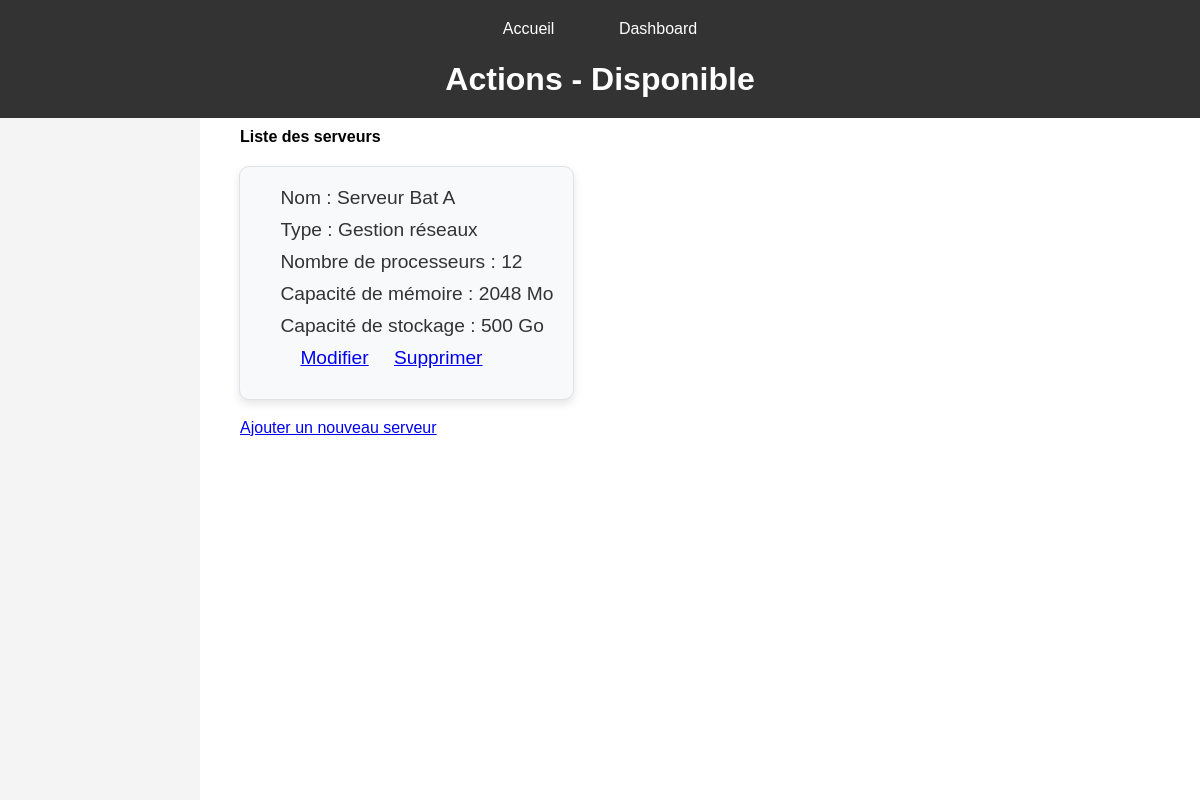
Before: /servers/ with the older database file.
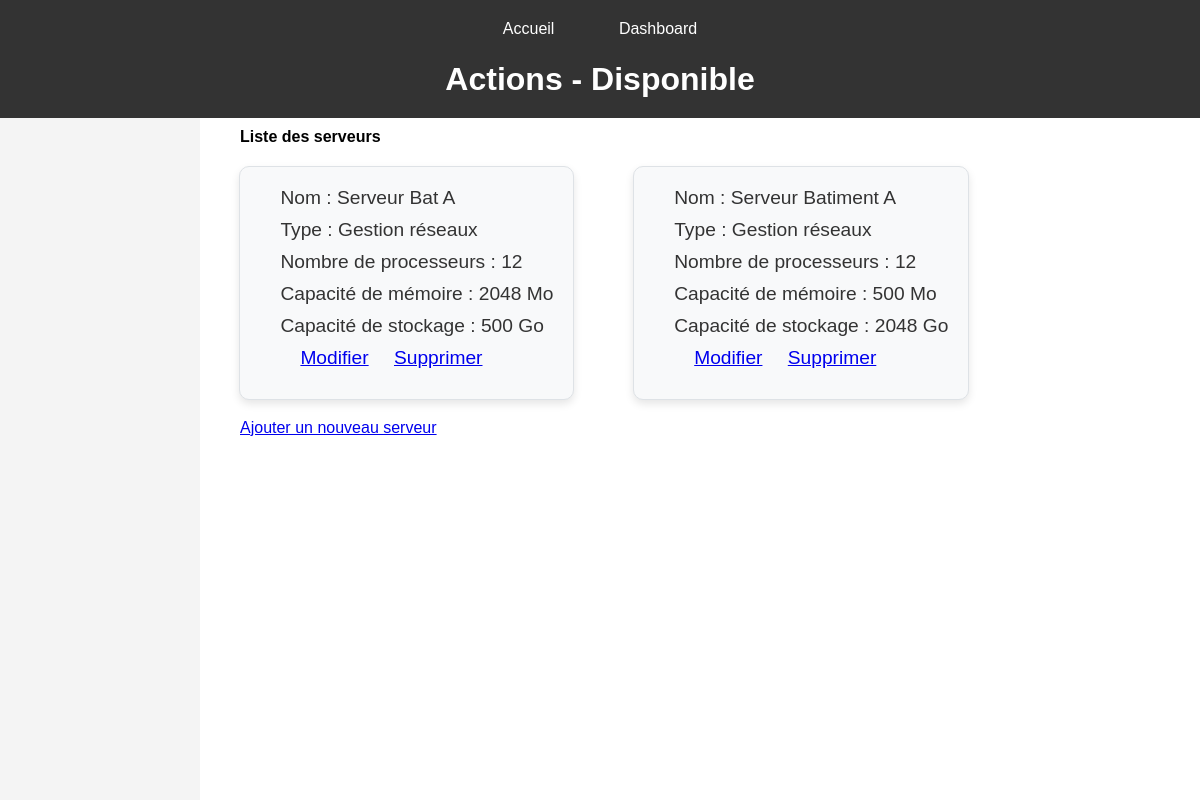
After: the same page with the newer database file.
### servops/models.py (models this page shows, shortened)
class Server(models.Model):
    name = models.CharField(max_length=200)
    server_type = models.ForeignKey(ServerType, on_delete=models.CASCADE)
    num_processors = models.IntegerField()
    memory_capacity = models.IntegerField()
    storage_capacity = models.IntegerField()
    used_storage = models.IntegerField(default=0)  # Espace utilisé en Go
    total_storage = models.IntegerField(default=0)  # Capacité totale de stockage en Go

class ServerType(models.Model):
    type = models.CharField(max_length=200)
    description = models.TextField()

### servops/views.py (the view)
# urls.py: path('servers/', views.servers, name='servers_crud'),
def servers(request):
    servers = Server.objects.all()
    return render(request, 'servops/CRUD/CRUD_serveurs/home.html', {'servers': servers})

### servops/templates/servops/CRUD/CRUD_serveurs/home.html (shortened to what this page needs)
{% extends 'servops/MAIN/main_dashboard.html' %}
{% block header %}Actions - Disponible{% endblock %}
{% block content %}
<h2>Liste des serveurs</h2>
<div class="container">
    {% for server in servers %}
    <div class="service-box">
        <p>Nom : {{ server.name }}</p>
        <p>Type : {{ server.server_type.type }}</p>
        <p>Nombre de processeurs : {{ server.num_processors }}</p>
        <p>Capacité de mémoire : {{ server.memory_capacity }} Mo</p>
        <p>Capacité de stockage : {{ server.storage_capacity }} Go</p>
        <p>
            <a href="{% url 'update_server' server.id %}">Modifier</a>
            <a href="{% url 'delete_server' server.id %}">Supprimer</a>
        </p>
    </div>
    {% endfor %}
</div>
<a href="{% url 'create_server' %}">Ajouter un nouveau serveur</a>
{% endblock content %}

Changed rows visible on the page:
added Server: name "Serveur Batiment A", server_type.type "Gestion réseaux", num_processors "12", memory_capacity "500", storage_capacity "2048"
